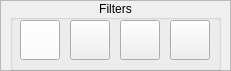
           <widget class="QFrame" name="denoising_frame">
            <property name="geometry">
             <rect>
              <x>10</x>
              <y>170</y>
              <width>231</width>
              <height>71</height>
             </rect>
            </property>
            <property name="toolTip">
             <string/>
            </property>
            <property name="statusTip">
             <string>uio</string>
            </property>
            <property name="whatsThis">
             <string>uio</string>
            </property>
            <property name="accessibleName">
             <string>uio</string>
            </property>
            <property name="accessibleDescription">
             <string>uio</string>
            </property>
            <property name="frameShape">
             <enum>QFrame::StyledPanel</enum>
            </property>
            <property name="frameShadow">
             <enum>QFrame::Raised</enum>
            </property>
            <property name="lineWidth">
             <number>2</number>
            </property>
            <widget class="QGroupBox" name="denoising_box">
             <property name="geometry">
              <rect>
               <x>10</x>
               <y>0</y>
               <width>211</width>
               <height>71</height>
              </rect>
             </property>
             <property name="title">
              <string>Filters</string>
             </property>
             <property name="alignment">
              <set>Qt::AlignCenter</set>
             </property>
             <widget class="QPushButton" name="statistical_button">
              <property name="geometry">
               <rect>
                <x>10</x>
                <y>20</y>
                <width>40</width>
                <height>40</height>
               </rect>
              </property>
              <property name="palette">
               <palette>
                <active>
                 <colorrole role="Button">
                  <brush brushstyle="SolidPattern">
                   <color alpha="255">
                    <red>255</red>
                    <green>255</green>
                    <blue>255</blue>
                   </color>
                  </brush>
                 </colorrole>
                </active>
                <inactive>
                 <colorrole role="Button">
                  <brush brushstyle="SolidPattern">
                   <color alpha="255">
                    <red>255</red>
                    <green>255</green>
                    <blue>255</blue>
                   </color>
                  </brush>
                 </colorrole>
                </inactive>
                <disabled>
                 <colorrole role="Button">
                  <brush brushstyle="SolidPattern">
                   <color alpha="255">
                    <red>255</red>
                    <green>255</green>
                    <blue>255</blue>
                   </color>
                  </brush>
                 </colorrole>
                </disabled>
               </palette>
              </property>
              <property name="toolTip">
               <string>&lt;html&gt;&lt;head/&gt;&lt;body&gt;&lt;p&gt;Filters all statistical outliers.&lt;/p&gt;&lt;/body&gt;&lt;/html&gt;</string>
              </property>
              <property name="autoFillBackground">
               <bool>false</bool>
              </property>
              <property name="text">
               <string/>
              </property>
              <property name="icon">
               <iconset>
                <normaloff>../resources/ccComputeStat.png</normaloff>../resources/ccComputeStat.png</iconset>
              </property>
             </widget>
             <widget class="QPushButton" name="intensity_button">
              <property name="geometry">
               <rect>
                <x>60</x>
                <y>20</y>
                <width>40</width>
                <height>40</height>
               </rect>
              </property>
              <property name="toolTip">
               <string>&lt;html&gt;&lt;head/&gt;&lt;body&gt;&lt;p&gt;Filters by Intensity threshold.&lt;/p&gt;&lt;/body&gt;&lt;/html&gt;</string>
              </property>
              <property name="autoFillBackground">
               <bool>false</bool>
              </property>
              <property name="text">
               <string/>
              </property>
              <property name="icon">
               <iconset>
                <normaloff>../resources/histo.png</normaloff>../resources/histo.png</iconset>
              </property>
             </widget>
             <widget class="QPushButton" name="radius_button">
              <property name="geometry">
               <rect>
                <x>110</x>
                <y>20</y>
                <width>40</width>
                <height>40</height>
               </rect>
              </property>
              <property name="toolTip">
               <string>&lt;html&gt;&lt;head/&gt;&lt;body&gt;&lt;p&gt;Filters by number of nearest neighbors.&lt;/p&gt;&lt;/body&gt;&lt;/html&gt;</string>
              </property>
              <property name="autoFillBackground">
               <bool>false</bool>
              </property>
              <property name="text">
               <string/>
              </property>
              <property name="icon">
               <iconset>
                <normaloff>../resources/radius_outlier.png</normaloff>../resources/radius_outlier.png</iconset>
              </property>
             </widget>
             <widget class="QPushButton" name="voxelgrid_button">
              <property name="geometry">
               <rect>
                <x>160</x>
                <y>20</y>
                <width>40</width>
                <height>40</height>
               </rect>
              </property>
              <property name="toolTip">
               <string>&lt;html&gt;&lt;head/&gt;&lt;body&gt;&lt;p&gt;Downsampling by voxelgrid.&lt;/p&gt;&lt;/body&gt;&lt;/html&gt;</string>
              </property>
              <property name="autoFillBackground">
               <bool>false</bool>
              </property>
              <property name="text">
               <string/>
              </property>
              <property name="icon">
               <iconset>
                <normaloff>../resources/compression.png</normaloff>../resources/compression.png</iconset>
              </property>
             </widget>
            </widget>
           </widget>
